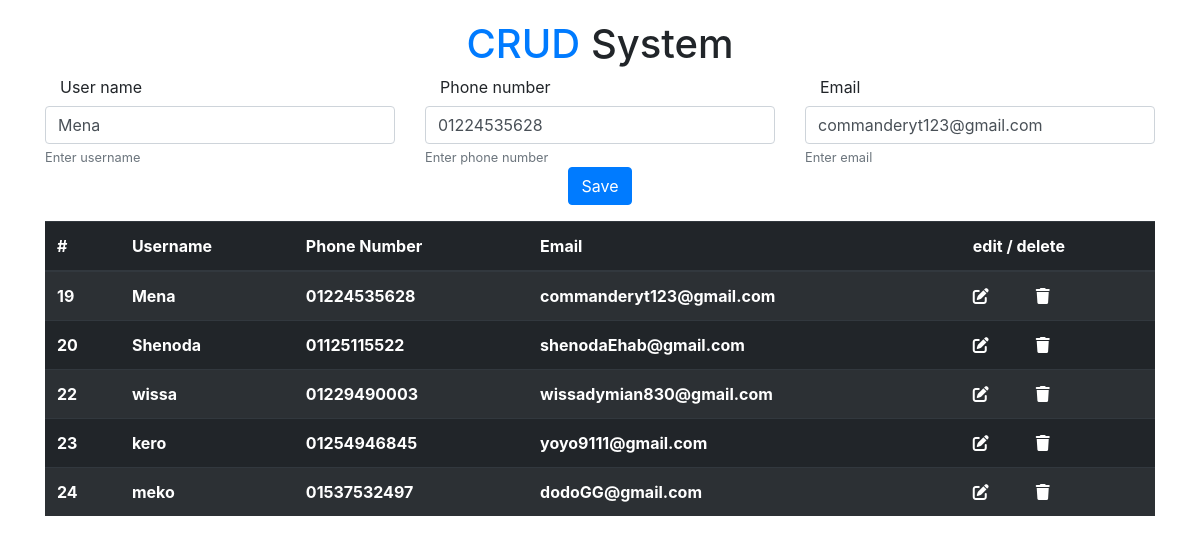
/edit/19, run on the app's committed database.
### crudApp/models.py (models this page shows, shortened)
class Person(models.Model):
    username = models.CharField(
        max_length=50, null=True, verbose_name="username", db_column="username"
    )
    phone = models.CharField(
        max_length=11, null=True, verbose_name="phone", db_column="phone"
    )
    email = models.EmailField(
        max_length=254, null=True, verbose_name="email", db_column="email"
    )
    class Meta:
        db_table = "Persons"

### crudApp/views.py (the view)
# urls.py: path("edit/<int:id>", views.edit, name="edit"),
def edit(request, id):
    person = get_object_or_404(Person, id=id)
    people = Person.objects.all()
    if request.method == "POST":
        form = PersonForm(request.POST, instance=person)
        if form.is_valid():
            form.save()
            return redirect("index")
    else:
        form = PersonForm(instance=person)
    return render(
        request,
        "edit.html",
        {
            "person": person,
            "form": form,
            "people": people,
        },
    )

### crudApp/forms.py
class PersonForm(forms.ModelForm):
    class Meta:
        model = Person
        fields = ["username", "phone", "email"]

### crudApp/templates/edit.html (shortened to what this page needs)
{% extends 'base.html' %}
{% block content %}
    <form class="form-group row" method="post" action="{% url 'edit' person.id %}">
        <div class="col-md-4">
            <label for="username" class="col col-form-label">User name</label>
            <input type="text" value="{{person.username}}" name="username" id="username" class="form-control" placeholder="" aria-describedby="usernameHelp">
            <small id="usernameHelp" class="form-text text-muted">Enter username</small>
        </div>
        <div class="col-md-4">
            <label for="phone" class="col col-form-label">Phone number</label>
            <input type="text" value="{{person.phone}}" name="phone" id="phone" class="form-control" placeholder="" aria-describedby="phoneHelp">
            <small id="phoneHelp" class="form-text text-muted">Enter phone number</small>
        </div>
        <div class="col-md-4">
            <label for="email" class="col col-form-label">Email</label>
            <input type="email" value="{{person.email}}" name="email" id="email" class="form-control" placeholder="" aria-describedby="emailHelp">
            <small id="emailHelp" class="form-text text-muted">Enter email</small>
        </div>
        <div class="col-md-12 text-center">
            <button type="submit" class="btn btn-primary">Save</button>
        </div>    </form>
{% endblock %}

### crudApp/templates/base.html (shortened to what this page needs)
{% load static %}
<!DOCTYPE html>
<html lang="en">
<head>
    <link rel="stylesheet" href="{% static 'css/bootstrap.min.css' %}">
    <link rel="stylesheet" href="https://cdnjs.cloudflare.com/ajax/libs/font-awesome/6.0.0/css/all.min.css" />
    <link rel="stylesheet" href="{% static 'css/style.css' %}">
</head>
<body>
    <h1><span class="text-primary">CRUD</span> System</h1>
    <div class="container">
        {% block content %}{% endblock %}
    </div>
    <div class="container mt-3">
        <table class="table table-dark table-striped table-hover">
            <thead>
                <tr>
                    <th class="md-1">#</th>
                    <th class="md-3">Username</th>
                    <th class="md-3">Phone Number</th>
                    <th class="md-4">Email</th>
                    <th class="md-1">edit / delete</th>
                </tr>
            </thead>
            <tbody>
                {% for person in people %}
                <tr>
                    <th class="md-1"> {{person.id}} </th>
                    <th class="md-3">{{person.username}}</th>
                    <th class="md-3">{{person.phone}}</th>
                    <th class="md-4">{{person.email}}</th>
                    <th class="md-1">
                        <a href="{% url 'edit' person.id %}"><i class="fa-solid fa-pen-to-square" style="color: #ffffff; margin-right: 2.7em;"></i></a>
                        <a href="{% url 'delete' person.id %}"><i class="fa-solid fa-trash" style="color: #ffffff;"></i></a>
                    </th>
                </tr>
            {% endfor %}
            </tbody>
        </table>
    </div>
</body>
</html>

### staticfiles/css/style.css (style rules this page uses)
h1 { margin: 0; padding: 0; width: 100%; text-align: center; margin-top: 20px; }

### data on the page
Person: username "Mena", phone "01224535628", email "commanderyt123@gmail.com", id "19"
Person: id "20", username "Shenoda", phone "01125115522", email "shenodaEhab@gmail.com"
Person: id "22", username "wissa", phone "01229490003", email "wissadymian830@gmail.com"
Person: id "23", username "kero", phone "01254946845", email "yoyo9111@gmail.com"
Person: id "24", username "meko", phone "01537532497", email "dodoGG@gmail.com"
